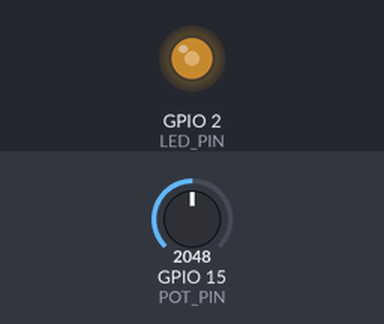
The sketch below on a simulated ESP32. Shown: output pins drawn as LEDs (lit = HIGH). The inputs (shaded band) are chosen by the test bench; at power-on: GPIO 15 (POT_PIN) = 2048. What the sketch prints to the serial monitor is not drawn.

Above: at 1.2 s.
1.3 s: GPIO 15 (POT_PIN) set to 491
At 2.4 s:
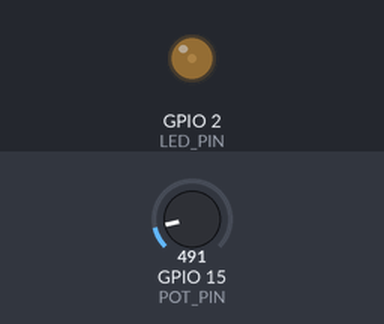
2.8 s: GPIO 15 (POT_PIN) set to 0
At 3.7 s:
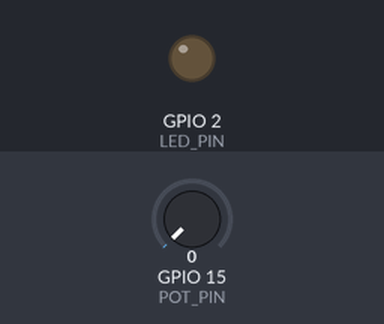
4.3 s: GPIO 15 (POT_PIN) set to 2866
At 5.0 s:
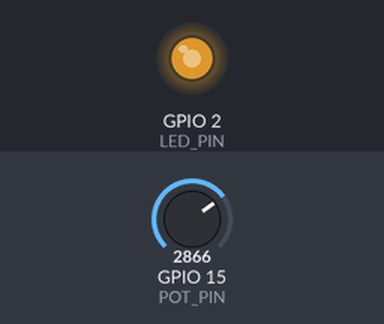
5.8 s: GPIO 15 (POT_PIN) set to 3603
At 6.4 s:
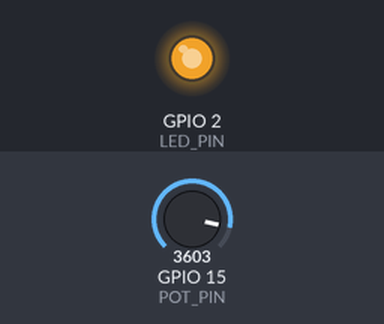
Timing chart, 0 to 8.3 s (numbered marks = the images above; inputs shaded):
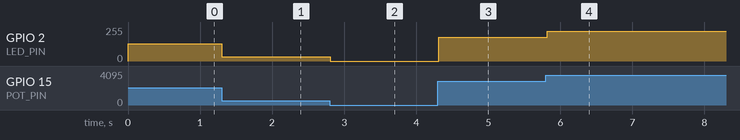

The sketch:

Control_LED_Brightness.ino
```cpp
// Using Queues to Control LED Brightness

#define POT_PIN 15
#define LED_PIN 2
#define PWM_FREQ 5000
#define PWM_RESOLUTION 12
#define Queue_Size 5

QueueHandle_t potQueue = NULL;

void potTask(void *parameter ){

  for(;;){
    uint16_t potValue = analogRead(POT_PIN);
    xQueueSend(potQueue,&potValue,portMAX_DELAY);
    Serial.printf("potTask: send pod value %u");
    vTaskDelay(100/portTICK_PERIOD_MS);
  }
}

void LEDBrightnessTask(void *parameter){
  for(;;){
    uint16_t potValue;
    if(xQueueReceive(potQueue,&potValue,portMAX_DELAY)){
      uint16_t brightness = potValue;
      ledcWrite(LED_PIN,brightness);
    Serial.printf("LEDBrightness :setbrightness %u/n",brightness);
    }
  }
}

void setup() {
  Serial.begin(115200);

  // Setup PWM for LED
  ledcAttach(LED_PIN, PWM_FREQ, PWM_RESOLUTION);

  //create queue
  potQueue = xQueueCreate(Queue_Size, sizeof(uint16_t));
  if (potQueue == NULL) {
    Serial.println("Failed to create queue!");
    while (1);
  }

  // Creat task
  xTaskCreatePinnedToCore(potTask, "potTask",3000,NULL,1,NULL,1);

  xTaskCreatePinnedToCore(LEDBrightnessTask,"LEDBrightnessTask",3000,NULL,1,NULL,1);
}

void loop() {
  // Empty
}
```

Measured:
- after the input at 1.3 s, GPIO 2 (LED_PIN): 128/255 → 31/255 at once
- after the input at 2.8 s, GPIO 2 (LED_PIN): 31/255 → 0/255 at once
- after the input at 4.3 s, GPIO 2 (LED_PIN): 0/255 → 178/255 at once
- after the input at 5.8 s, GPIO 2 (LED_PIN): 178/255 → 224/255 at once
